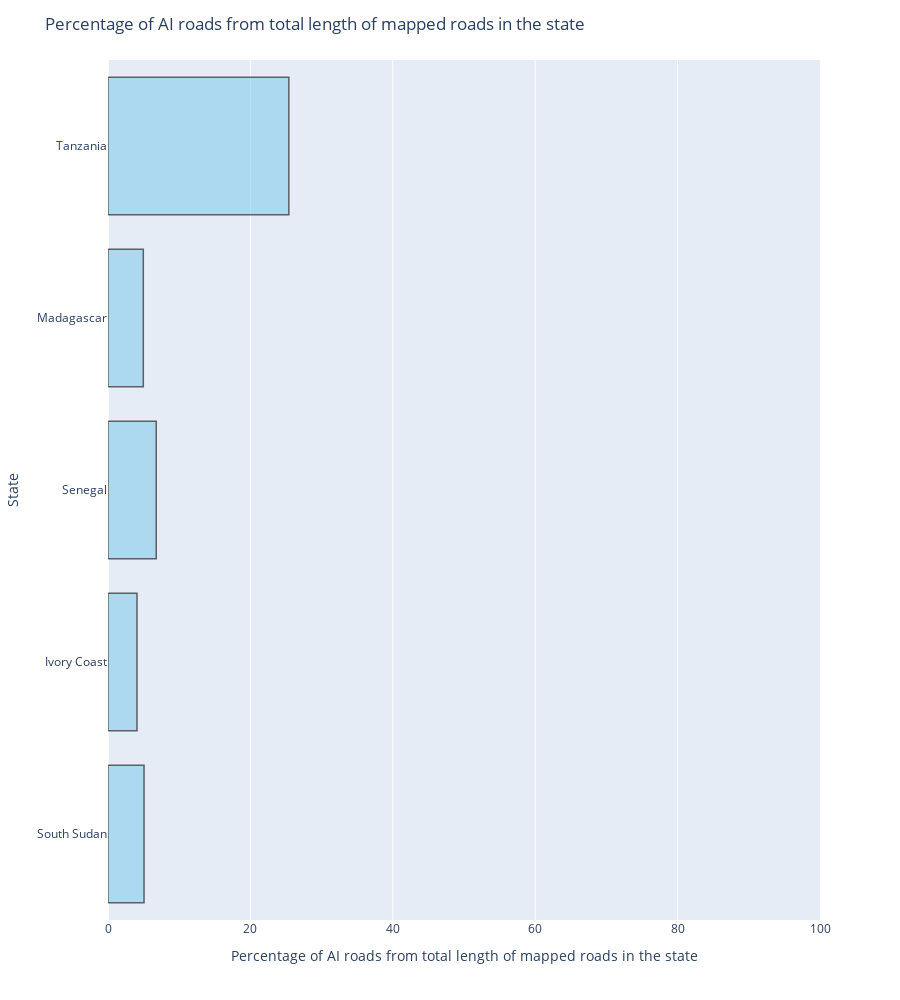

This figure's notebook cell:
### Markdown cell above
#### Plotly lib

### Code cell
# Create the horizontal percentage bar chart
fig = px.bar(df_ai_rel, x='percentage', y='name', orientation='h')

# Set the x-axis limit to 100
fig.update_xaxes(range=[0, 100])

# Customize the chart
fig.update_traces(marker_color='skyblue', marker_line_color='black',
                  marker_line_width=1.5, opacity=0.6)
fig.update_layout(title='Percentage of AI roads from total length of mapped roads in the state',
                  xaxis_title='Percentage of AI roads from total length of mapped roads in the state',
                  yaxis_title='State',
                  height=1000)

# Display the chart
fig.show()

### Figure 1 — Plotly figure (JSON) as saved in the notebook; plotly's stock layout.template omitted (floating-point values rounded to 4 significant figures)
{"data": [{"alignmentgroup": "True", "hovertemplate": "percentage=%{x}<br>name=%{y}<extra></extra>", "legendgroup": "", "marker": {"color": "skyblue", "line": {"color": "black", "width": 1.5}, "pattern": {"shape": ""}}, "name": "", "offsetgroup": "", "opacity": 0.6, "orientation": "h", "showlegend": false, "textposition": "auto", "type": "bar", "x": [5.059, 4.071, 6.775, 4.958, 25.4], "xaxis": "x", "y": ["South Sudan", "Ivory Coast", "Senegal", "Madagascar", "Tanzania"], "yaxis": "y"}], "layout": {"barmode": "relative", "height": 1000, "legend": {"tracegroupgap": 0}, "margin": {"t": 60}, "title": {"text": "Percentage of AI roads from total length of mapped roads in the state"}, "xaxis": {"anchor": "y", "domain": [0, 1], "range": [0, 100], "title": {"text": "Percentage of AI roads from total length of mapped roads in the state"}}, "yaxis": {"anchor": "x", "domain": [0, 1], "title": {"text": "State"}}}}
